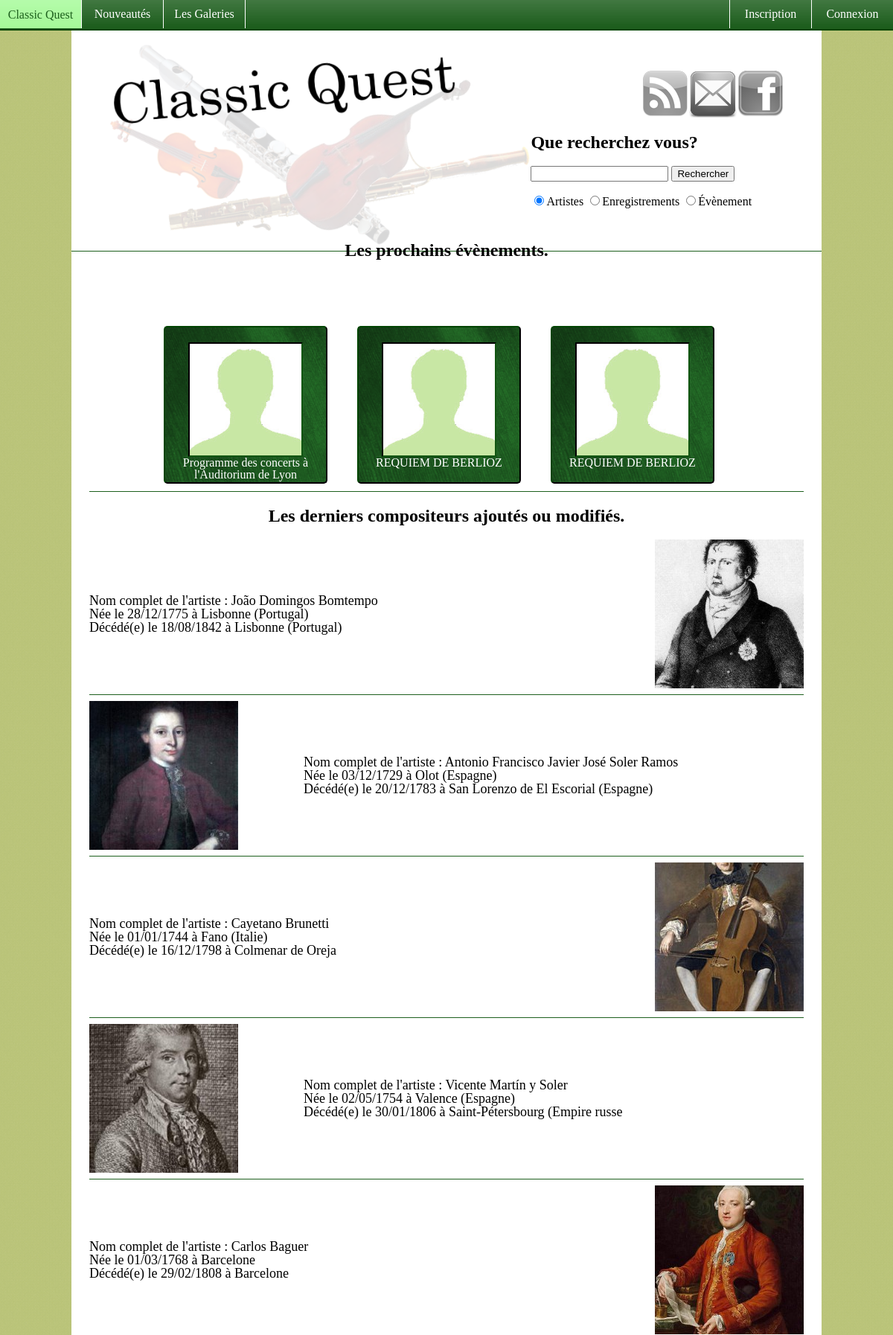
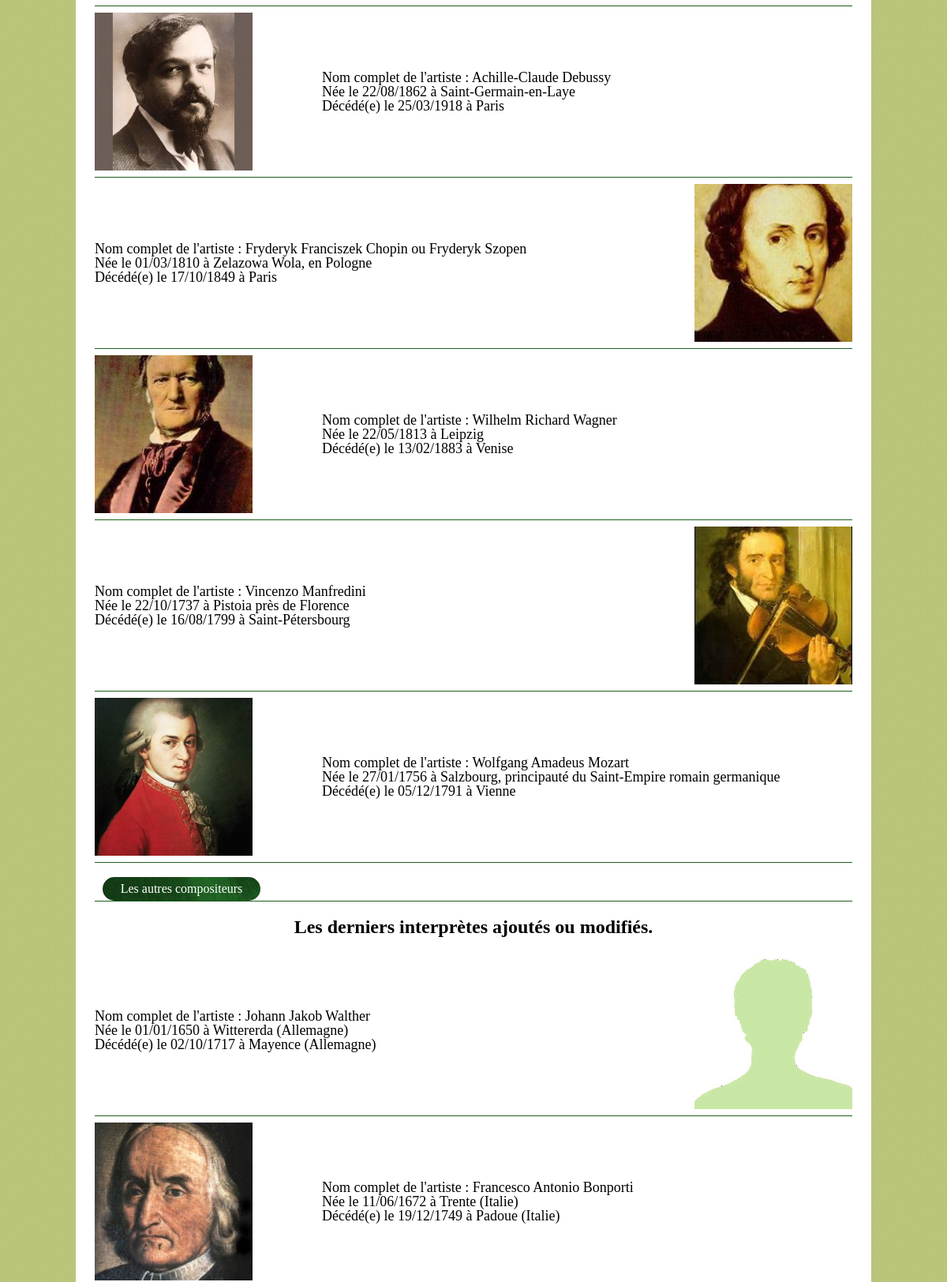
The page / (upper part) on the database its author committed (2 pictures, top to bottom).
### tables this page shows
CREATE TABLE IF NOT EXISTS `evenement` (
  `id` int(11) NOT NULL AUTO_INCREMENT,
  `nom` varchar(255) NOT NULL,
  `date` date NOT NULL,
  `lieu` varchar(255) NOT NULL,
  `detail` text NOT NULL,
  `auteur` varchar(255) NOT NULL,
  PRIMARY KEY (`id`),
  UNIQUE KEY `id` (`id`)
);

CREATE TABLE IF NOT EXISTS `artist` (
  `id` int(11) NOT NULL AUTO_INCREMENT,
  `nomartist` varchar(255) NOT NULL,
  `nom` varchar(255) NOT NULL,
  `neele` date NOT NULL,
  `neea` varchar(255) NOT NULL,
  `mortle` date NOT NULL,
  `morta` varchar(255) NOT NULL,
  `biography` text NOT NULL,
  `auteur` varchar(255) NOT NULL DEFAULT 'HariS Seldon',
  `creerle` datetime NOT NULL,
  `typeartist` varchar(255) NOT NULL,
  PRIMARY KEY (`id`),
  UNIQUE KEY `nomartist` (`nomartist`)
);

### pages/functions.php (called while the page is built, shortened)
<?php
	function recup_artist($id){
		$query = "SELECT * FROM artist ORDER BY id";
		$result = mysql_query($query);
		while($row = mysql_fetch_row($result)){
			if ($row[0] == htmlentities(trim($id))){
				return $row;
			}
		}
	}
	function Decoupedatetime($datetime){
		$exploderdta = explode('-',$datetime);
    	return $exploderdta[2]."/".$exploderdta[1]."/".$exploderdta[0];
    }
?>

### pages/accueil.php (the view, shortened to what this page needs)
<?php
	$results = array();
	$sql = mysql_query("SELECT * FROM evenement order by date ASC limit 0,3");
	while($row = mysql_fetch_assoc($sql)){
		$results[] = $row;
	}
	if(count($results) != 0)
		echo "<div><center><h2>Les prochains évènements.</h2></center>";
	echo "<ul id='galery-artist'>";
	foreach ($results as $result) {
		echo '<li><a href="event'.$result['id'].'"><br />';
			$res ="";
			if($res == ""){
				echo '<img src="sources/image-profil.jpg" alt="'.$result['nom'].'" />';
			}
			else{
				echo $res;
			}
		echo "<br />".$result['nom']."</a></li>";
	}
	if(count($results) != 0)
		echo "</div><br /><br /><hr />";
	echo	"<div><center><h2>Les derniers compositeurs ajoutés ou modifiés.</h2></center>";
	$results = array();
	$sql = mysql_query("SELECT * FROM artist WHERE typeartist = 'Compositeur' order by creerle desc limit 0,10");
	while($row = mysql_fetch_assoc($sql)){
		$results[] = $row;
	}
	$t = 0;
	foreach ($results as $result) {
		$id = $result['id'];
		$artist = recup_artist($id);
		$neele = Decoupedatetime($artist[3]);
		$mortle =  Decoupedatetime($artist[5]);
		if($t == 0){
			echo "<span class='acccompog'><a href='artist".$id."'><table border='0' width='100%' style='font-size:18px;'>
				<td WIDTH='90%'>Nom complet de l'artiste : $artist[2]<br />
					Née le $neele à $artist[4]<br />
					Décédé(e) le $mortle à $artist[6] <br /></td><td WIDTH='10%'>";
			$array = array("jpg","png","gif","JPG","PNG","GIF");
			$i = 0;
			$res ="";
			while($i != count($array)){
				if(file_exists("sources/images/".$id.".".$array[$i])){
					$mdcinq = md5_file("sources/images/min/$id.jpg");
					$res = "<a class='zoombox zgallery1' href='sources/images/$id.$array[$i]?<?php echo".$mdcinq."; ?>'><img src='sources/images/min/$id.jpg?<?php echo".$mdcinq."; ?>' class='profil-photo' alt='".$artist[1]."' /></a>";
				}
				$i++;
			}
			if($res == ""){
				echo '<img src="sources/image-profil.jpg" alt="'.$artist[1].'" />';
			}
			else{
				echo $res;
			}
			echo "</td>
			</table></a></span>";
			$t = 1;
		}
		else{
			echo "<span class='acccompog'><a href='artist".$id."'><table border='0' width='100%' style='font-size:18px;'><td WIDTH='30%'>";
			$array = array("jpg","png","gif","JPG","PNG","GIF");
			$i = 0;
			$res ="";
			while($i != count($array)){
				if(file_exists("sources/images/".$id.".".$array[$i])){
					$mdcinq = md5_file("sources/images/min/$id.jpg");
					$res = "<a class='zoombox zgallery1' href='sources/images/$id.$array[$i]?<?php echo".$mdcinq."; ?>'><img src='sources/images/min/$id.jpg?<?php echo".$mdcinq."; ?>' class='profil-photo' alt='".$artist[1]."' /></a>";
				}
				$i++;
			}
			if($res == ""){
				echo '<img src="sources/image-profil.jpg" alt="'.$artist[1].'" />';
			}
			else{
				echo $res;
			}
			echo "</td><td WIDTH='70%'>Nom complet de l'artiste : $artist[2]<br />
					Née le $neele à $artist[4]<br />
					Décédé(e) le $mortle à $artist[6] <br /></td>
			</table></a></span>";
			$t = 0;
		}
		echo "<hr />";
	}
	echo "<div id='mapsv'><a href='galery-artist-Compositeur'>Les autres compositeurs</a></div></div>";
	$results = array();
	$sql = mysql_query("SELECT * FROM artist WHERE typeartist != 'Compositeur' order by creerle desc limit 0,10");
	while($row = mysql_fetch_assoc($sql)){
		$results[] = $row;
	}
	if(count($results) > 0){
		echo	"<div><br /><br /><hr /><center><h2>Les derniers interprètes ajoutés ou modifiés.</h2></center>";
		$t = 0;
		foreach ($results as $result) {
			$id = $result['id'];
			$artist = recup_artist($id);
			$neele = Decoupedatetime($artist[3]);
			$mortle =  Decoupedatetime($artist[5]);
			if($t == 0){
				echo "<span class='acccompog'><a href='artist".$id."'><table border='0' width='100%' style='font-size:18px;'>
					<td WIDTH='90%'>Nom complet de l'artiste : $artist[2]<br />
						Née le $neele à $artist[4]<br />
						Décédé(e) le $mortle à $artist[6] <br /></td><td WIDTH='10%'>";
				$array = array("jpg","png","gif","JPG","PNG","GIF");
				$i = 0;
				$res ="";
				while($i != count($array)){
					if(file_exists("sources/images/".$id.".".$array[$i])){
						$mdcinq = md5_file("sources/images/min/$id.jpg");
						$res = "<a class='zoombox zgallery1' href='sources/images/$id.$array[$i]?<?php echo".$mdcinq."; ?>'><img src='sources/images/min/$id.jpg?<?php echo".$mdcinq."; ?>' class='profil-photo' alt='".$artist[1]."' /></a>";
					}
					$i++;
				}
				if($res == ""){
					echo '<img src="sources/image-profil.jpg" alt="'.$artist[1].'" />';
				}
				else{
					echo $res;
				}
				echo "</td>
				</table></a></span>";
				$t = 1;
			}
			else{
				echo "<span class='acccompog'><a href='artist".$id."'><table border='0' width='100%' style='font-size:18px;'><td WIDTH='30%'>";
				$array = array("jpg","png","gif","JPG","PNG","GIF");
				$i = 0;
				$res ="";
				while($i != count($array)){
					if(file_exists("sources/images/".$id.".".$array[$i])){
						$mdcinq = md5_file("sources/images/min/$id.jpg");
						$res = "<a class='zoombox zgallery1' href='sources/images/$id.$array[$i]?<?php echo".$mdcinq."; ?>'><img src='sources/images/min/$id.jpg?<?php echo".$mdcinq."; ?>' class='profil-photo' alt='".$artist[1]."' /></a>";
					}
					$i++;
				}
				if($res == ""){
					echo '<img src="sources/image-profil.jpg" alt="'.$artist[1].'" />';
				}
				else{
					echo $res;
				}
				echo "</td><td WIDTH='70%'>Nom complet de l'artiste : $artist[2]<br />
						Née le $neele à $artist[4]<br />
						Décédé(e) le $mortle à $artist[6] <br /></td>
				</table></a></span>";
				$t = 0;
			}
			echo "<hr />";
		}
		echo "<div id='mapsv'><a href='galery-artist-Interprete'>Les autres interprètes</a></div></div>";
	}
?>
<br /><br />

### css/moncss.css (style rules this page uses)
html, body, div, span, applet, object, iframe, p, blockquote, pre, a, abbr, acronym, address, big, cite, code, del, dfn, em, img, ins, kbd, q, s, samp, small, strike, strong, sub, sup, tt, var, b, u, i, center, dl, dt, dd, ol, ul, li, fieldset, form, label, legend, table, caption, tbody, tfoot, thead, tr, th, td, article, aside, canvas, details, embed, figure, figcaption, footer, header, hgroup, menu, nav, output, ruby, section, summary, time, mark, audio, video { margin: 0; padding: 0; border: 0; font-size: 100%; font: inherit; vertical-align: middle; }
body { line-height: 1; }
ol, ul { list-style: none; }
table { border-collapse: collapse; border-spacing: 0; }
.acccompog a { text-decoration: none; color:#000; }
.acccompog { background-color:#fff; display: block; }
body { width:100%; top:0; left:0; padding:0; margin:0; background: #ddb url(../sources/fond.png); }
#galery-artist { list-style-type: none; margin: 0; padding: 0; border: 0; position: relative; top:50px; width:800px; margin-left:auto; margin-right:auto; height: auto; overflow: hidden; }
#galery-artist img { width: 150px; height: 150px; border: inset 2px #151; }
#galery-artist li a:link, #galery-artist li a:visited { width:200px; height:200px; background: #1d5f1d url(../sources/galery-artist.png); background-position: 0px 0px; list-style-type: none; text-align:center; border-radius:5px; moz-border-radius:5px; display: block; font-size:16px; color: #FFF; margin: 20px; padding: 4px 8px; text-decoration: none; float:left; overflow:hidden; border: outset 2px #040; }
hr { color: #1d5f1d; background-color: #1d5f1d; height: 1px; border: 0; }
#mapsv { background: #1d5f1d url(../sources/galery-artist.png); width:200px; height:30px; line-height:30px; color:#fff; text-align:center; margin-top:10px; -webkit-border-radius: 20px; -moz-border-radius: 20px; border-radius: 20px; float:left; margin-left:10px; }
#mapsv a { text-decoration: none; color: #fff; display: block; }
table { border-collapse: collapse; }

### css/zoombox.css (style rules this page uses)
.profil-photo { width:200px; height:200px; }

### rows shown on the page
evenement: nom "Programme des concerts à l'Auditorium de Lyon"
evenement: nom "REQUIEM DE BERLIOZ"
evenement: nom "REQUIEM DE BERLIOZ"
artist: nom "João Domingos Bomtempo", neele "28/12/1775", neea "Lisbonne (Portugal)", mortle "18/08/1842", morta "Lisbonne (Portugal)", shows a picture
artist: shows a picture, nom "Antonio Francisco Javier José Soler Ramos", neele "03/12/1729", neea "Olot (Espagne)", mortle "20/12/1783", morta "San Lorenzo de El Escorial (Espagne)"
artist: nom "Cayetano Brunetti", neele "01/01/1744", neea "Fano (Italie)", mortle "16/12/1798", morta "Colmenar de Oreja", shows a picture
artist: shows a picture, nom "Vicente Martín y Soler", neele "02/05/1754", neea "Valence (Espagne)", mortle "30/01/1806", morta "Saint-Pétersbourg (Empire russe"
artist: nom "Carlos Baguer", neele "01/03/1768", neea "Barcelone", mortle "29/02/1808", morta "Barcelone", shows a picture
artist: shows a picture, nom "Achille-Claude Debussy", neele "22/08/1862", neea "Saint-Germain-en-Laye", mortle "25/03/1918", morta "Paris"
artist: nom "Fryderyk Franciszek Chopin ou Fryderyk Szopen", neele "01/03/1810", neea "Zelazowa Wola, en Pologne", mortle "17/10/1849", morta "Paris", shows a picture
artist: shows a picture, nom "Wilhelm Richard Wagner", neele "22/05/1813", neea "Leipzig", mortle "13/02/1883", morta "Venise"
artist: nom "Vincenzo Manfredini", neele "22/10/1737", neea "Pistoia près de Florence", mortle "16/08/1799", morta "Saint-Pétersbourg", shows a picture
artist: shows a picture, nom "Wolfgang Amadeus Mozart", neele "27/01/1756", neea "Salzbourg, principauté du Saint-Empire romain germanique", mortle "05/12/1791", morta "Vienne"
artist: nom "Johann Jakob Walther", neele "01/01/1650", neea "Wittererda (Allemagne)", mortle "02/10/1717", morta "Mayence (Allemagne)"
artist: nom "Francesco Antonio Bonporti", neele "11/06/1672", neea "Trente (Italie)", mortle "19/12/1749", morta "Padoue (Italie)"
